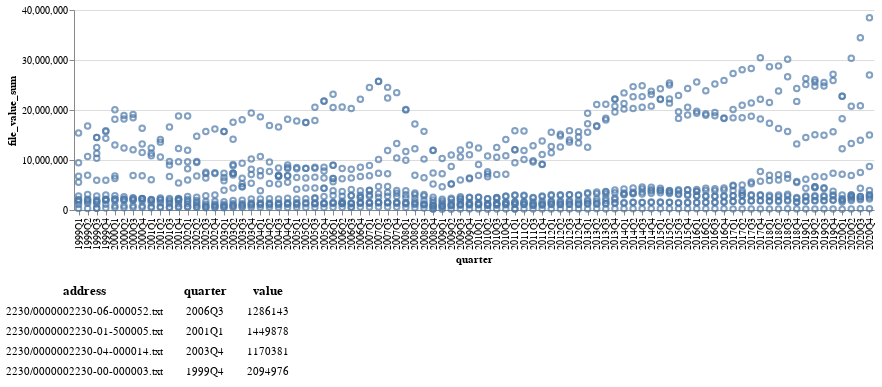

This figure's notebook cell:
### Markdown cell above
### Non-working altair only version - no way to select or copy/paste the addresses

### Code cell
import altair as alt
from altair import datum
alt.data_transformers.disable_max_rows()

input_dropdown = alt.binding_select(options=selected_cik, name='cik ')
cik_selection = alt.selection_single(fields=['cik'], bind=input_dropdown)
brush = alt.selection(type='multi')

scatter = alt.Chart(big_df).mark_point().transform_calculate(value_billion="datum.value / 1000000000")\
    .encode(
    alt.X('quarter:O'),
    alt.Y('file_value_sum:Q'),
    
    # alt.Row('cik'),
    tooltip=['quarter:O','address:N', 
             alt.Tooltip('file_value_sum:Q', format="$.3s") ,
             alt.Tooltip('file_value_sum:Q', format="$~s"),
             alt.Tooltip('fdate:T')
            ]
    # alt.Tooltip(['quarter:O','accession_number:N', 'value:O']),
    
).add_selection(cik_selection
).transform_filter(cik_selection
).add_selection(brush
).properties(width=800, height=200)

ranked_text = alt.Chart(big_df).mark_text().encode(
    y=alt.Y('row_number:O',axis=None)
).transform_window(
    row_number='row_number()'
).transform_filter(
    brush
).transform_window(
    rank='rank(row_number)'
).transform_filter(
    alt.datum.rank<5
)

# Data Tables
address = ranked_text.encode(text='address:N').properties(title='address')
quarter = ranked_text.encode(text='quarter:O').properties(title='quarter')
value = ranked_text.encode(text='file_value_sum:Q').properties(title='value')
text = alt.hconcat(address, quarter, value) # Combine data tables

alt.vconcat(
    scatter,
    text
).resolve_legend(
    color="independent"
).configure_view(
    strokeWidth=0
)

### Figure 1 — Vega-Lite specification as saved in the notebook (floating-point values rounded to 4 significant figures; data arrays with more than 128 entries replaced by an {"elided": "..."} marker saying what was removed)
{"config": {"view": {"continuousWidth": 400, "continuousHeight": 300, "strokeWidth": 0}}, "vconcat": [{"mark": "point", "encoding": {"tooltip": [{"field": "quarter", "type": "ordinal"}, {"field": "address", "type": "nominal"}, {"field": "file_value_sum", "format": "$.3s", "type": "quantitative"}, {"field": "file_value_sum", "format": "$~s", "type": "quantitative"}, {"field": "fdate", "type": "temporal"}], "x": {"field": "quarter", "type": "ordinal"}, "y": {"field": "file_value_sum", "type": "quantitative"}}, "height": 200, "selection": {"selector001": {"type": "single", "fields": ["cik"], "bind": {"input": "select", "options": {"elided": "676 int values"}, "name": "cik "}}, "selector002": {"type": "multi"}}, "transform": [{"calculate": "datum.value / 1000000000", "as": "value_billion"}, {"filter": {"selection": "selector001"}}], "width": 800}, {"hconcat": [{"mark": "text", "encoding": {"text": {"field": "address", "type": "nominal"}, "y": {"axis": null, "field": "row_number", "type": "ordinal"}}, "title": "address", "transform": [{"window": [{"op": "row_number", "field": "", "as": "row_number"}]}, {"filter": {"selection": "selector002"}}, {"window": [{"op": "rank", "field": "row_number", "as": "rank"}]}, {"filter": "(datum.rank < 5)"}]}, {"mark": "text", "encoding": {"text": {"field": "quarter", "type": "ordinal"}, "y": {"axis": null, "field": "row_number", "type": "ordinal"}}, "title": "quarter", "transform": [{"window": [{"op": "row_number", "field": "", "as": "row_number"}]}, {"filter": {"selection": "selector002"}}, {"window": [{"op": "rank", "field": "row_number", "as": "rank"}]}, {"filter": "(datum.rank < 5)"}]}, {"mark": "text", "encoding": {"text": {"field": "file_value_sum", "type": "quantitative"}, "y": {"axis": null, "field": "row_number", "type": "ordinal"}}, "title": "value", "transform": [{"window": [{"op": "row_number", "field": "", "as": "row_number"}]}, {"filter": {"selection": "selector002"}}, {"window": [{"op": "rank", "field": "row_number", "as": "rank"}]}, {"filter": "(datum.rank < 5)"}]}]}], "data": {"name": "data-45c8ad37386ce818dd79b447e133f90e"}, "resolve": {"legend": {"color": "independent"}}, "$schema": "https://vega.github.io/schema/vega-lite/v4.17.0.json", "datasets": {"data-45c8ad37386ce818dd79b447e133f90e": {"elided": "931 records"}}}
